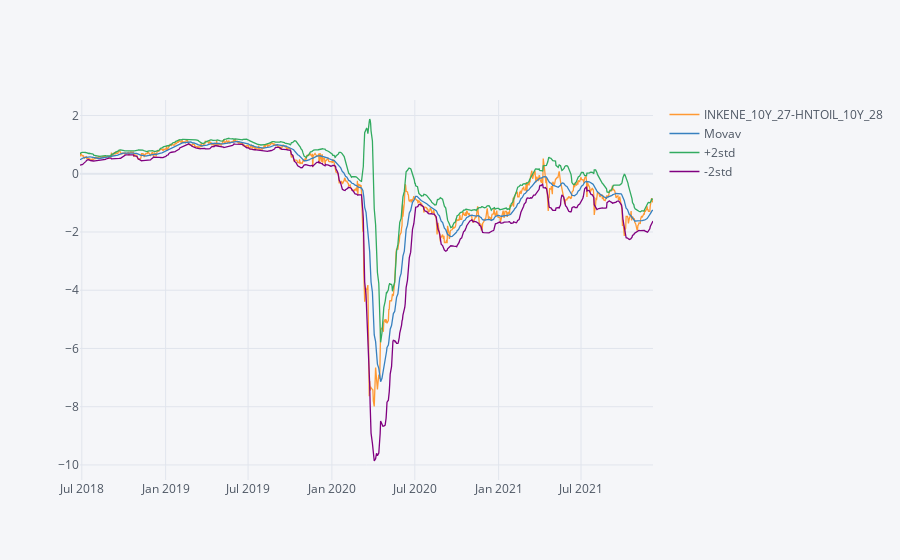

Source (notebook cell):
### Code cell
mejor, par_a = panda_mejor_peor(Spreads,bono,first,20)
mejor[[par_a,'Movav','+2std','-2std']].iplot()

### Figure 1 — Plotly figure (JSON) as saved in the notebook; plotly's stock layout.template omitted (floating-point values rounded to 4 significant figures; data arrays with more than 128 entries replaced by an {"elided": "..."} marker saying what was removed)
{"data": [{"line": {"color": "rgba(255, 153, 51, 1.0)", "dash": "solid", "shape": "linear", "width": 1.3}, "mode": "lines", "name": "INKENE_10Y_27-HNTOIL_10Y_28", "text": "", "type": "scatter", "x": {"elided": "899 str values"}, "y": {"elided": "899 float values"}}, {"line": {"color": "rgba(55, 128, 191, 1.0)", "dash": "solid", "shape": "linear", "width": 1.3}, "mode": "lines", "name": "Movav", "text": "", "type": "scatter", "x": {"elided": "899 str values"}, "y": {"elided": "899 float values"}}, {"line": {"color": "rgba(50, 171, 96, 1.0)", "dash": "solid", "shape": "linear", "width": 1.3}, "mode": "lines", "name": "+2std", "text": "", "type": "scatter", "x": {"elided": "899 str values"}, "y": {"elided": "899 float values"}}, {"line": {"color": "rgba(128, 0, 128, 1.0)", "dash": "solid", "shape": "linear", "width": 1.3}, "mode": "lines", "name": "-2std", "text": "", "type": "scatter", "x": {"elided": "899 str values"}, "y": {"elided": "899 float values"}}], "layout": {"legend": {"bgcolor": "#F5F6F9", "font": {"color": "#4D5663"}}, "paper_bgcolor": "#F5F6F9", "plot_bgcolor": "#F5F6F9", "title": {"font": {"color": "#4D5663"}}, "xaxis": {"gridcolor": "#E1E5ED", "showgrid": true, "tickfont": {"color": "#4D5663"}, "title": {"font": {"color": "#4D5663"}, "text": ""}, "zerolinecolor": "#E1E5ED"}, "yaxis": {"gridcolor": "#E1E5ED", "showgrid": true, "tickfont": {"color": "#4D5663"}, "title": {"font": {"color": "#4D5663"}, "text": ""}, "zerolinecolor": "#E1E5ED"}}}
